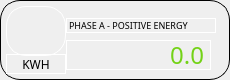
                    <widget class="QFrame" name="horizontalFrame_53">
                     <property name="minimumSize">
                      <size>
                       <width>230</width>
                       <height>80</height>
                      </size>
                     </property>
                     <property name="maximumSize">
                      <size>
                       <width>230</width>
                       <height>80</height>
                      </size>
                     </property>
                     <property name="styleSheet">
                      <string notr="true">border: 1px solid #000000;
border-radius: 20px;</string>
                     </property>
                     <layout class="QHBoxLayout" name="horizontalLayout_73">
                      <property name="spacing">
                       <number>0</number>
                      </property>
                      <property name="leftMargin">
                       <number>5</number>
                      </property>
                      <property name="topMargin">
                       <number>5</number>
                      </property>
                      <property name="rightMargin">
                       <number>5</number>
                      </property>
                      <property name="bottomMargin">
                       <number>5</number>
                      </property>
                      <item>
                       <layout class="QVBoxLayout" name="verticalLayout_117">
                        <property name="spacing">
                         <number>0</number>
                        </property>
                        <item>
                         <widget class="QLabel" name="label_158">
                          <property name="sizePolicy">
                           <sizepolicy hsizetype="Preferred" vsizetype="Preferred">
                            <horstretch>0</horstretch>
                            <verstretch>0</verstretch>
                           </sizepolicy>
                          </property>
                          <property name="minimumSize">
                           <size>
                            <width>60</width>
                            <height>50</height>
                           </size>
                          </property>
                          <property name="maximumSize">
                           <size>
                            <width>60</width>
                            <height>50</height>
                           </size>
                          </property>
                          <property name="styleSheet">
                           <string notr="true">border-color: rgb(255, 255, 255);
image: url(:/icons/battery.png);</string>
                          </property>
                          <property name="text">
                           <string/>
                          </property>
                          <property name="margin">
                           <number>0</number>
                          </property>
                          <property name="indent">
                           <number>0</number>
                          </property>
                         </widget>
                        </item>
                        <item>
                         <widget class="QLabel" name="label_159">
                          <property name="sizePolicy">
                           <sizepolicy hsizetype="Fixed" vsizetype="Fixed">
                            <horstretch>0</horstretch>
                            <verstretch>0</verstretch>
                           </sizepolicy>
                          </property>
                          <property name="minimumSize">
                           <size>
                            <width>60</width>
                            <height>20</height>
                           </size>
                          </property>
                          <property name="maximumSize">
                           <size>
                            <width>60</width>
                            <height>20</height>
                           </size>
                          </property>
                          <property name="font">
                           <font>
                            <family>Gilroy</family>
                           </font>
                          </property>
                          <property name="styleSheet">
                           <string notr="true">border-color: rgb(255, 255, 255);</string>
                          </property>
                          <property name="text">
                           <string>KWH</string>
                          </property>
                          <property name="alignment">
                           <set>Qt::AlignCenter</set>
                          </property>
                         </widget>
                        </item>
                       </layout>
                      </item>
                      <item>
                       <layout class="QVBoxLayout" name="verticalLayout_118">
                        <property name="spacing">
                         <number>5</number>
                        </property>
                        <property name="topMargin">
                         <number>10</number>
                        </property>
                        <property name="rightMargin">
                         <number>10</number>
                        </property>
                        <item>
                         <widget class="QLabel" name="label_160">
                          <property name="sizePolicy">
                           <sizepolicy hsizetype="Fixed" vsizetype="Fixed">
                            <horstretch>0</horstretch>
                            <verstretch>0</verstretch>
                           </sizepolicy>
                          </property>
                          <property name="minimumSize">
                           <size>
                            <width>150</width>
                            <height>15</height>
                           </size>
                          </property>
                          <property name="maximumSize">
                           <size>
                            <width>150</width>
                            <height>15</height>
                           </size>
                          </property>
                          <property name="font">
                           <font>
                            <family>Gilroy</family>
                            <pointsize>7</pointsize>
                           </font>
                          </property>
                          <property name="styleSheet">
                           <string notr="true">border-color: rgb(255, 255, 255);</string>
                          </property>
                          <property name="text">
                           <string>PHASE A - POSITIVE ENERGY</string>
                          </property>
                         </widget>
                        </item>
                        <item>
                         <widget class="QLabel" name="pe_a_1">
                          <property name="sizePolicy">
                           <sizepolicy hsizetype="Fixed" vsizetype="Fixed">
                            <horstretch>0</horstretch>
                            <verstretch>0</verstretch>
                           </sizepolicy>
                          </property>
                          <property name="minimumSize">
                           <size>
                            <width>145</width>
                            <height>30</height>
                           </size>
                          </property>
                          <property name="maximumSize">
                           <size>
                            <width>145</width>
                            <height>30</height>
                           </size>
                          </property>
                          <property name="font">
                           <font>
                            <family>Gilroy</family>
                            <pointsize>18</pointsize>
                           </font>
                          </property>
                          <property name="styleSheet">
                           <string notr="true">color: rgb(115, 210, 22);
border-color: rgb(255, 255, 255);</string>
                          </property>
                          <property name="text">
                           <string>0.0</string>
                          </property>
                          <property name="alignment">
                           <set>Qt::AlignRight|Qt::AlignTrailing|Qt::AlignVCenter</set>
                          </property>
                         </widget>
                        </item>
                       </layout>
                      </item>
                     </layout>
                    </widget>
